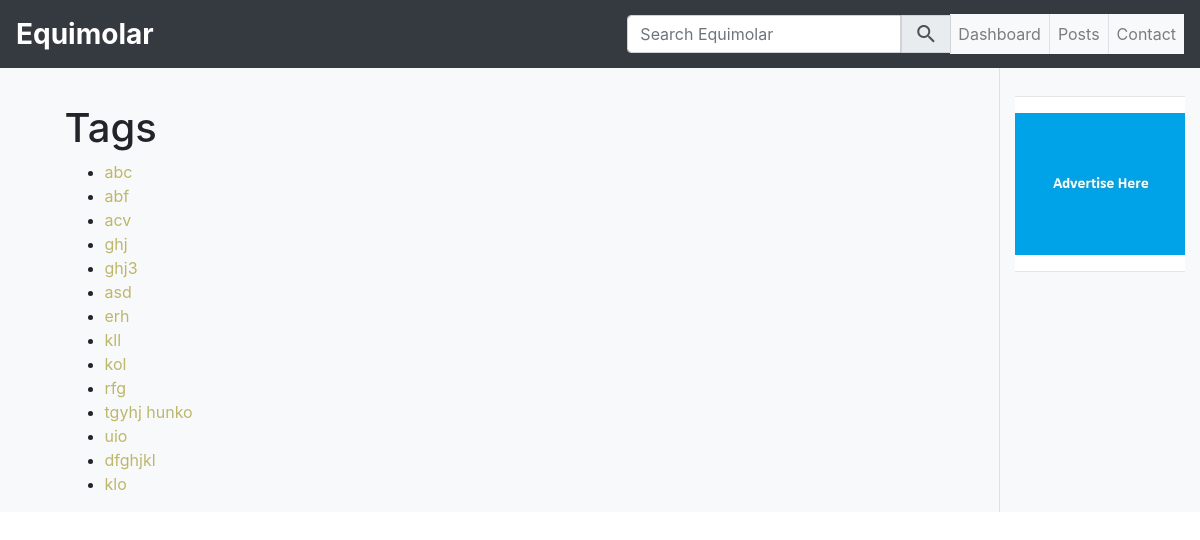
The app's page /tags, older data.
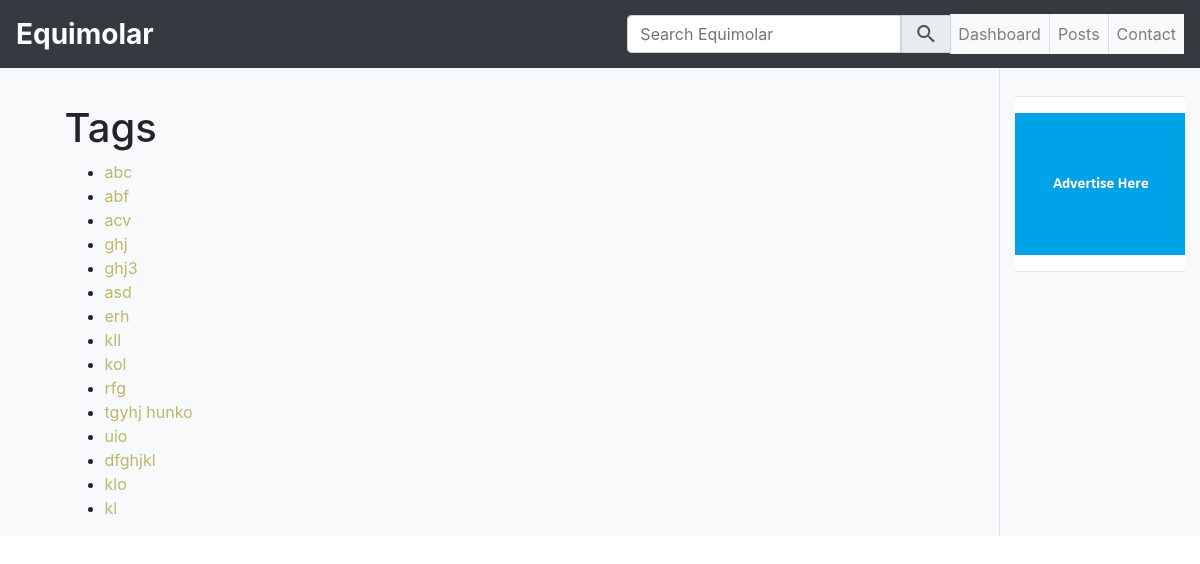
The same page, newer data.
### equimolar_blog/models.py (models this page shows, shortened)
class Tag(db.Model):
    __tablename__ = 'tags'
    id = db.Column(db.Integer, primary_key=True)
    name = db.Column(db.String(50), unique=True)

### equimolar_blog/views.py (the view)
@app.route('/tags')
def show_tags():
    tags = Tag.query.all()
    return render_template('tags.html',
                           tags=tags)

### equimolar_blog/templates/tags.html (shortened to what this page needs)
{% extends "base.html" %}
{% block main %}
  <h1>Tags</h1>
  <ul>
  {% for tag in tags %}
  <li>
  <a href="/tag/{{ tag.id }}">{{ tag.name }}</a>
  </li>
  {% endfor %}
  </ul>
{% endblock %}

Row changes from the older to the newer data that the page shows:
added Tag: name "kl"
